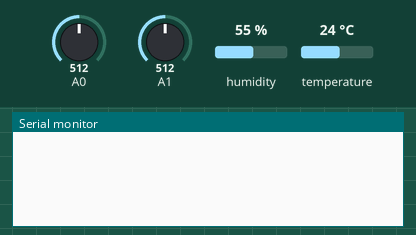
Bench run of a sketch on a simulated Arduino Uno, built with avr-gcc and run on an emulated ATmega328P. Parts: the last lines printed to the serial monitor. The inputs (shaded band) are chosen by the test bench; at power-on: humidity 55 %, temperature 24 °C, A0 = 512, A1 = 512. The local clock reads 2024-03-15 10:24:30 at power-on unless the sketch sets it.

Above: at 1.2 s.
1.3 s: humidity set to 22 %
At 6.6 s:
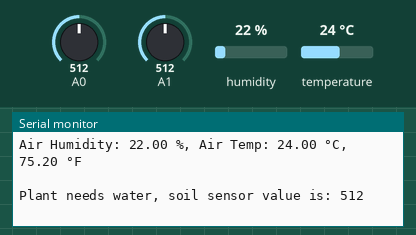
19.5 s: temperature set to 12 °C
At 20.3 s:
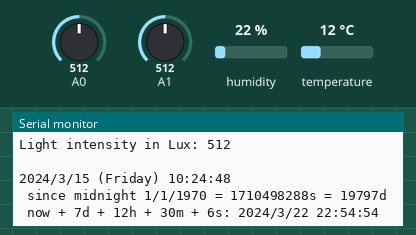
28.5 s: A0 set to 306
At 30.7 s:
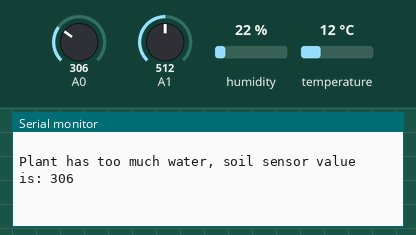

Measured:
- after the input at 1.3 s, the serial monitor: prints a new line after 4.7 s (image 1)
- after the input at 28.5 s, the serial monitor: prints a new line after 1.5 s (image 3)

The sketch:

BluFeather_DataloggerSensors.ino
```cpp
/***
  Sample air temperature, air humdity, soil moisture, light intensity, and real time clock data every 6 seconds
  and send results to serial monitor using Arduino 1.8.10

  Materials Schedule
   (1 each) Adafruit Feather 32u4 Bluefruit LE with stacking headers
     https://learn.adafruit.com/adafruit-feather-32u4-bluefruit-le?view=all#overview
   (1 each) Adafruit Adalogger Feather Wing
     https://www.adafruit.com/product/2922
   (1 each) DHT22 AM2302 Temperature and Humidity Sensor
     https://www.adafruit.com/product/393
   (1 each) DF Robot SEN0193 Capacitive Soil Moisture Sensor
    https://www.dfrobot.com/product-1385.html
   (1 each) DF Robot PT550 Analog Ambient Light Sensor
    https://www.dfrobot.com/product-1004.html
   (1 each) Sparkfun Cerberus USB Cable
     https://www.sparkfun.com/products/12016
   (1 each) A to Micro-B USB Cable
     https://www.adafruit.com/product/592
   (9 each) 28AWG male/male jumper wires
     https://www.adafruit.com/product/266
   (1 each) 20 ohm Resistor
     https://www.mouser.com/Passive-Components/Resistors/_/N-5g9n?P=1z0x8bg
   (1 each) Half-size breadboard
     https://www.adafruit.com/product/64

  Assembly
   1.Update Arduino software
     a.Arduino->Preferences->Additional Boards URL->https://adafruit.github.io/arduino-board-index/package_adafruit_index.json
     b.Tools->Boards Manager->Contributed->Adafruit AVR Boards
     c.Tools->Board->Adafruit Feather 32u4
     d.Tools->Port->/dev/cu.usbmodem1D11201 (Adafruit Feather 32u4)
     e.Sketch->Include Library->Manage Libraries->Adafruit Unified Sensor Library
     f.Sketch->Include Library->Manage Libraries->Adafruit AM2320 Sensor Library
     g.Sketch->Include Library->Manage Libraries->DHT Sensor Library
   2.Connect temp & humidty sensor to Feather with (3) male/male wires and (1) ten ohm resistor
     a.Sensor (Out) Feather pin 9 (D)
     b.Sensor (+)   Feather (VCC) Voltage
     c.Sensor (-)   Feather (GND) Ground
     d.Resistor
   3.Connect soil humidty sensor to Feather with (3) male/male wires
     a.Sensor (Out) Feather pin 0 (A)
     b.Sensor (+)   Feather (VCC) Voltage
     c.Sensor (-)   Feather (GND) Ground
   4.Connect light sensor to Feather with (3) male/male wires
     a.Sensor (Out) Feather pin 1 (A)
     b.Sensor (+)   Feather (VCC) Voltage
     c.Sensor (-)   Feather (GND) Ground
   5.Connect adalogger feather wing by stacking
     a.Run PCF 8523 tutorial and install battery with only the feather and the adalogger if not already done
   6.Attach Cerberus USB Cable to Feather and Laptop
   7.Verify/compile & upload program to Feather
     a.Sketch->Verify/Compile
     b.Sketch->Upload

  Engineering
   Adafruit - Adalogger Feather Wing
     https://learn.adafruit.com/adafruit-adalogger-featherwing/overview
   Adafruit - DHT22 sensor
     https://learn.adafruit.com/adafruit-io-basics-temperature-and-humidity?view=all
   DFrobot - SEN0193 sensor
     created 2015-10
   DFrobot - PT550 sensor
   ATS
     https://www.youtube.com/channel/UCDuWq2wFqeVII1KC7grySRg
     https://github.com/AnchorageBot
     modified December 2019

***/

// === Libraries ================================

#include <Adafruit_Sensor.h>
#include <DHT_U.h>
#include <DHT.h>; // Call DHT22 Library
#include "RTClib.h" // Call PCF 8523 RTC Library

// === Gobal constants and variables ============

// Sensor Constants and Pins
#define DHTPIN 9       // DHT-22 sensor & Feather Pin 9
#define DHTTYPE DHT22   // DHT 22 sensor type is AM2302

const int AirValue = 520;   // Adjust max AirValue as neccessary
const int WaterValue = 260;  // Adjust min WaterValue as neccessary
int intervals = (AirValue - WaterValue)/3;
int soilMoistureValue = 0; // Feather Analog pin 0

// Sensor Variables
float hum;    // Stores humidity value in percent
float temp;   // Stores temperature value in Celcius
float tempF;  // Stores temperature value in Fahrenheit

String dry = "Plant needs water, soil sensor value is: "; // dry range is from 430 to 520
String happy = "Plant has enough water, soil sensor value is: "; // happy range is from 350 to 430,
String soaked = "Plant has too much water, soil sensor value is: "; // soaked range is from 260 to 350,

float val;  // Stores light values using an illumination range : 1 Lux to 6000 Lux

RTC_PCF8523 rtc;

char daysOfTheWeek[7][12] = {"Sunday", "Monday", "Tuesday", "Wednesday", "Thursday", "Friday", "Saturday"};

int sensorTime = 6000; // 6,000 = 6 seconds, 60,000 = 60 seconds

DHT dht(DHTPIN, DHTTYPE); // Initialize DHT sensor

//=== Setup code here, runs once ================

void setup()
{

  while (!Serial) {
    delay(1);  // for Leonardo/Micro/Zero
  }

  // Setup the serial monitor for data analysis & debugging
  Serial.begin (57600);
  if (! rtc.begin()) {
    Serial.println("Couldn't find RTC");
    while (1);
  }

 if (! rtc.initialized()) {
    Serial.println("RTC is NOT running!");
    // following line sets the RTC to the date & time this sketch was compiled
     rtc.adjust(DateTime(F(__DATE__), F(__TIME__)));
    // This line sets the RTC with an explicit date & time, for example to set
    // January 21, 2014 at 3am you would call:
    // rtc.adjust(DateTime(2014, 1, 21, 3, 0, 0));
  }

  dht.begin();    // Start the DHT sensor
}

//=== Main code here, runs/loops repeatedly=====

void loop()
{
  dht22();
  sen0193();
  pt550();
  pcf8523();
}

//===Sensor functions ===========================

void dht22() // dht22 air temp & humidity sensor
{
  delay(sensorTime);  // Delay to stabilize DHT-22 sensor, optimize data output, minimize energy use

    hum = dht.readHumidity();  // Get Humidity value
    temp= dht.readTemperature();  // Get Temperature value
    tempF= (temp*(1.8))+32;

  // Send results to Serial Monitor

    Serial.print("Air Humidity: ");
    Serial.print(hum);
    Serial.print(" %, Air Temp: ");
    Serial.print(temp);
    Serial.print(" °C, ");
    Serial.print(tempF);
    Serial.println(" °F");

  Serial.println(" ");
}

void sen0193() // soil moisture sensor
{

  // operate soil moisture sensor
 soilMoistureValue = analogRead(A0);

 // report soil moisture sensor values
 String drySensor = dry + soilMoistureValue;
 String happySensor = happy + soilMoistureValue;
 String soakedSensor = soaked + soilMoistureValue;

 if(soilMoistureValue > WaterValue && soilMoistureValue < (WaterValue + intervals))
 {
   Serial.println(soakedSensor);
 }

 else if(soilMoistureValue > (WaterValue + intervals) && soilMoistureValue < (AirValue - intervals))
 {
   Serial.println(happySensor);
 }

 else if(soilMoistureValue < AirValue && soilMoistureValue > (AirValue - intervals))
 {
   Serial.println(drySensor);
 }

 Serial.println(" ");
 delay(sensorTime);
}

void pt550()
{
      int val;
      val=analogRead(1);   //connect grayscale sensor to analog pin 1
      Serial.print("Light intensity in Lux: ");
      Serial.println(val,DEC);//print the value to serial
      Serial.println(" ");
      delay(sensorTime);
}

void pcf8523()
{
    DateTime now = rtc.now();

    Serial.print(now.year(), DEC);
    Serial.print('/');
    Serial.print(now.month(), DEC);
    Serial.print('/');
    Serial.print(now.day(), DEC);
    Serial.print(" (");
    Serial.print(daysOfTheWeek[now.dayOfTheWeek()]);
    Serial.print(") ");
    Serial.print(now.hour(), DEC);
    Serial.print(':');
    Serial.print(now.minute(), DEC);
    Serial.print(':');
    Serial.print(now.second(), DEC);
    Serial.println();

    Serial.print(" since midnight 1/1/1970 = ");
    Serial.print(now.unixtime());
    Serial.print("s = ");
    Serial.print(now.unixtime() / 86400L);
    Serial.println("d");

    // calculate a date which is 7 days, 12 hours and 30 seconds into the future
    DateTime future (now + TimeSpan(7,12,30,6));

    Serial.print(" now + 7d + 12h + 30m + 6s: ");
    Serial.print(future.year(), DEC);
    Serial.print('/');
    Serial.print(future.month(), DEC);
    Serial.print('/');
    Serial.print(future.day(), DEC);
    Serial.print(' ');
    Serial.print(future.hour(), DEC);
    Serial.print(':');
    Serial.print(future.minute(), DEC);
    Serial.print(':');
    Serial.print(future.second(), DEC);
    Serial.println();

    Serial.println();
    delay(sensorTime);
}
```
